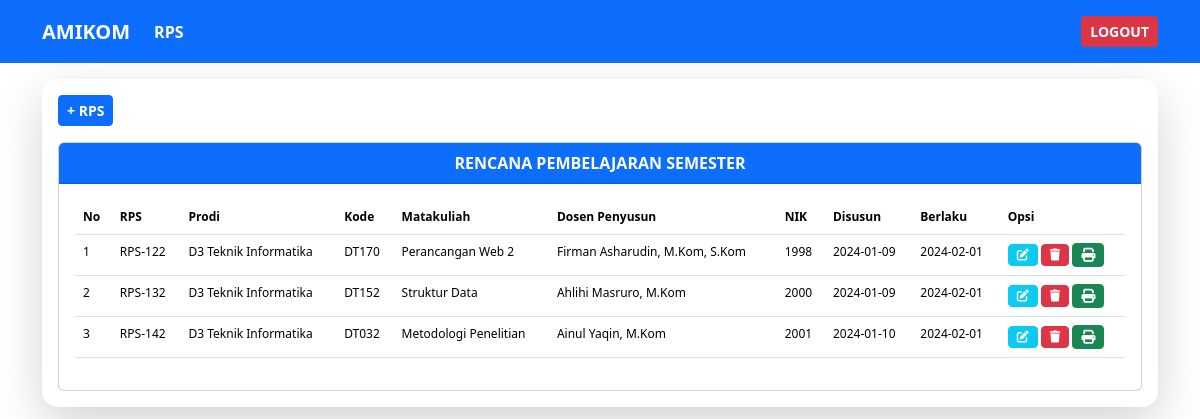
Screenshot of /index.php/rps with the database file from the repository.
### tables this page shows
CREATE TABLE `rps` (
  `id` int(11) NOT NULL,
  `norps` varchar(255) NOT NULL,
  `prodi` varchar(255) NOT NULL,
  `kode` varchar(255) NOT NULL,
  `matakuliah` varchar(255) NOT NULL,
  `dosen` varchar(255) NOT NULL,
  `nikdosen` int(11) NOT NULL,
  `disusun` date NOT NULL,
  `berlaku` date NOT NULL
);

### application/controllers/rps.php (called while the page is built, shortened)
<?php
class Rps extends CI_Controller {
    public function __construct(){
        $this->load->model('Mrps');
        $this->load->helper('url');
    }
    public function index(){
        $data['rps'] = $this->Mrps->getAllRps();
        $this->load->view('view-rps',$data);
    }
}

### index.php (called while the page is built, shortened)
<?php
require_once BASEPATH.'core/CodeIgniter.php';

### application/models/Mrps.php (called while the page is built, shortened)
<?php
class Mrps extends CI_model {
    public function getAllRps()
    {
        return $this->db->get('rps')->result_array();
    }
}

### application/views/view-rps.php (the view, shortened to what this page needs)
<!DOCTYPE html>
<html lang="en">
<head>
    <link href="https://cdn.jsdelivr.net/npm/bootstrap@5.3.2/dist/css/bootstrap.min.css" rel="stylesheet">
</head>
<body>
  <nav class="navbar navbar-expand-lg bg-primary">
    <div class="container">
      <a class="navbar-brand text-white" href="<?php echo site_url('home') ?>"><strong>AMIKOM</a>
      <div class="collapse navbar-collapse" id="navbarText">
        <ul class="navbar-nav me-auto mb-2 mb-lg-0">
          <li class="nav-item">
            <a class="nav-link active text-white" aria-current="page" href="<?php echo site_url('rps') ?>">RPS</strong></a>
          </li>
        </ul>
        <span class="navbar-text">
          <a href="<?php echo site_url('login/logout');?>" type="button" class="btn btn-danger btn-sm text-white"><strong>LOGOUT</strong></a>
        </span>
      </div>
    </div>
  </nav>
    <div class="container">
        <div class="col-md-12 mt-3 shadow-lg rounded-4 p-3">
            <div class="parent">
              <a href="<?php echo site_url('rps/tambah'); ?>" type="button" class="btn btn-primary btn-sm"><strong>+ RPS</strong></a>
            </div>
            <div class="card mt-3">
                <div class="card-header bg-primary text-center text-white"><strong>RENCANA PEMBELAJARAN SEMESTER</strong></div>
                  <div class="card-body">
                    <div class="font">
                    <table class="table responsive-2">
                      <thead>
                        <tr>
                          <th>No</th>
                          <th>RPS</th>
                          <th>Prodi</th>
                          <th>Kode</th>
                          <th>Matakuliah</th>
                          <th>Dosen Penyusun</th>
                          <th>NIK</th>
                          <th>Disusun</th>
                          <th>Berlaku</th>
                          <th>Opsi</th>
                        </tr>
                      </thead>
                      <tbody>
                      <?php $nomor = 1;
                      foreach ( $rps as $rps ) : ?>
                        <tr>
                          <td><?php echo $nomor++; ?></td>
                          <td><?php echo $rps['norps']; ?></td>
                          <td><?php echo $rps['prodi']; ?></td>
                          <td><?php echo $rps['kode']; ?></td>
                          <td><?php echo $rps['matakuliah']; ?></td>
                          <td><?php echo $rps['dosen']; ?></td>
                          <td><?php echo $rps['nikdosen']; ?></td>
                          <td><?php echo $rps['disusun']; ?></td>
                          <td><?php echo $rps['berlaku']; ?></td>
                          <td>
                            <a href="<?php echo site_url('rps/edit/'); ?><?php echo $rps['id']; ?>" class="btn btn-sm btn-info text-white fa-solid fa-pen-to-square" style="font-size: 12px;"></a>
                            <a href="<?php echo site_url('rps/hapus/'); ?><?php echo $rps['id']; ?>" class="btn btn-sm btn-danger fa-solid fa-trash" style="font-size: 12px;"></a>
                            <a href="<?php echo site_url('rps/submit/'); ?><?php echo $rps['id']; ?>"class="btn btn-sm btn-success text-white fa-solid fa-print"></a>
                          </td>
                        </tr>
                      <?php endforeach; ?>
                      </tbody>
                    </table>
                    </div>
                  </div>
            </div>
        </div>
    </div>
</body>
</html>

### application/views/view-rps.php (style rules this page uses)
.font { font-size: 12px; }

### rows the page displays
rps: norps "RPS-122", prodi "D3 Teknik Informatika", kode "DT170", matakuliah "Perancangan Web 2", dosen "Firman Asharudin, M.Kom, S.Kom", nikdosen "1998", disusun "2024-01-09", berlaku "2024-02-01"
rps: norps "RPS-132", prodi "D3 Teknik Informatika", kode "DT152", matakuliah "Struktur Data", dosen "Ahlihi Masruro, M.Kom", nikdosen "2000", disusun "2024-01-09", berlaku "2024-02-01"
rps: norps "RPS-142", prodi "D3 Teknik Informatika", kode "DT032", matakuliah "Metodologi Penelitian", dosen "Ainul Yaqin, M.Kom", nikdosen "2001", disusun "2024-01-10", berlaku "2024-02-01"
